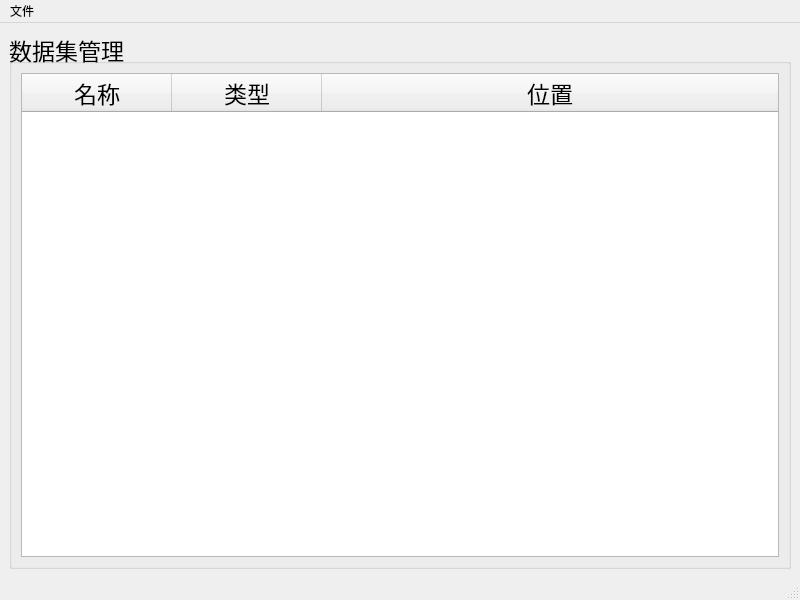
<?xml version="1.0" encoding="UTF-8"?>
<ui version="4.0">
 <class>MainWindow</class>
 <widget class="QMainWindow" name="MainWindow">
  <property name="geometry">
   <rect>
    <x>0</x>
    <y>0</y>
    <width>800</width>
    <height>600</height>
   </rect>
  </property>
  <property name="windowTitle">
   <string>数据集管理</string>
  </property>
  <widget class="QWidget" name="centralwidget">
   <layout class="QVBoxLayout" name="verticalLayout">
    <item>
     <widget class="QGroupBox" name="groupBox">
      <property name="font">
       <font>
        <pointsize>17</pointsize>
       </font>
      </property>
      <property name="title">
       <string>数据集管理</string>
      </property>
      <layout class="QVBoxLayout" name="verticalLayout_2">
       <item>
        <widget class="QTableWidget" name="main_table">
         <property name="contextMenuPolicy">
          <enum>Qt::CustomContextMenu</enum>
         </property>
         <property name="toolTip">
          <string>双击一行或右键并选择“详情”可以进入管理界面</string>
         </property>
         <property name="editTriggers">
          <set>QAbstractItemView::NoEditTriggers</set>
         </property>
         <property name="alternatingRowColors">
          <bool>true</bool>
         </property>
         <property name="selectionMode">
          <enum>QAbstractItemView::SingleSelection</enum>
         </property>
         <property name="selectionBehavior">
          <enum>QAbstractItemView::SelectRows</enum>
         </property>
         <property name="sortingEnabled">
          <bool>true</bool>
         </property>
         <attribute name="horizontalHeaderMinimumSectionSize">
          <number>60</number>
         </attribute>
         <attribute name="horizontalHeaderDefaultSectionSize">
          <number>150</number>
         </attribute>
         <attribute name="horizontalHeaderStretchLastSection">
          <bool>true</bool>
         </attribute>
         <attribute name="verticalHeaderVisible">
          <bool>false</bool>
         </attribute>
         <column>
          <property name="text">
           <string>名称</string>
          </property>
         </column>
         <column>
          <property name="text">
           <string>类型</string>
          </property>
         </column>
         <column>
          <property name="text">
           <string>位置</string>
          </property>
         </column>
        </widget>
       </item>
      </layout>
     </widget>
    </item>
   </layout>
  </widget>
  <widget class="QMenuBar" name="menubar">
   <property name="geometry">
    <rect>
     <x>0</x>
     <y>0</y>
     <width>800</width>
     <height>24</height>
    </rect>
   </property>
   <widget class="QMenu" name="menu">
    <property name="title">
     <string>文件</string>
    </property>
    <addaction name="action_new_dataset"/>
    <addaction name="action_add_dataset"/>
   </widget>
   <addaction name="menu"/>
  </widget>
  <widget class="QStatusBar" name="statusbar"/>
  <action name="action_new_dataset">
   <property name="text">
    <string>新建空白数据集…</string>
   </property>
   <property name="toolTip">
    <string>新建空白数据集</string>
   </property>
   <property name="shortcut">
    <string>Ctrl+N</string>
   </property>
  </action>
  <action name="action_add_dataset">
   <property name="text">
    <string>添加数据集…</string>
   </property>
   <property name="toolTip">
    <string>添加一个已存在的数据集</string>
   </property>
   <property name="shortcut">
    <string>Ctrl+O</string>
   </property>
  </action>
  <action name="action_delete_dataset">
   <property name="text">
    <string>删除数据集…</string>
   </property>
  </action>
  <action name="action_detail">
   <property name="text">
    <string>详情…</string>
   </property>
   <property name="toolTip">
    <string>点击查看详情</string>
   </property>
  </action>
 </widget>
 <resources/>
 <connections/>
</ui>
